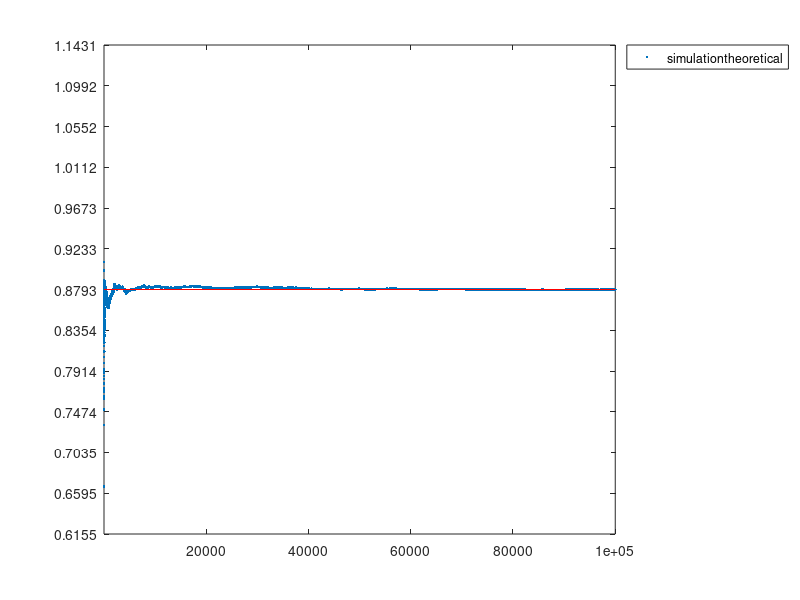

MATLAB code for this plot: (Note: this script raises an error after producing the figure.)
% example 4.8, two ships, none of them waits

clc; clear; clf;

% exact computation

% by hand, favourable area / total area = (23^2/2 + 22^2/2)/24^2
p_hand=(23^2/2 + 22^2/2)/24^2;

% approximate computation
% by simulation:
N=100000;

% the arrivals
A=24*rand(1,N);
B=24*rand(1,N);
sim=cumsum((A+1<B) | (B+2<A)) ./ (1:N);
plot(1:N, sim, ".", [1,N],[p_hand, p_hand],"r");
axis([1,N,0.7*p_hand, 1.3*p_hand]);
yt=(0.7:0.05:1.3)*p_hand;
yticks(yt);

legend(["simulation", "theoretical"],"Location","northeastoutside");
text(N,p_hand,"  p="+strip(string(rats(p_hand))));
title(sprintf("example 4.8\n two ships, none of them waits"));

